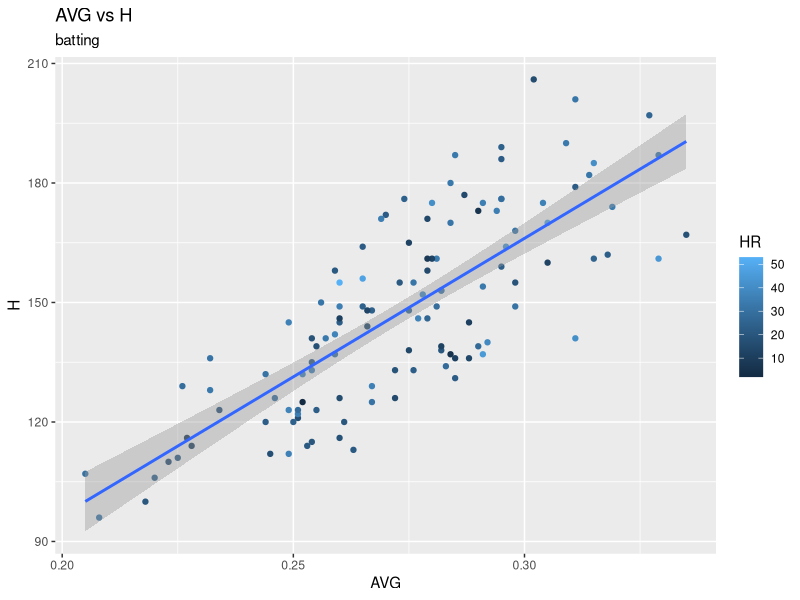
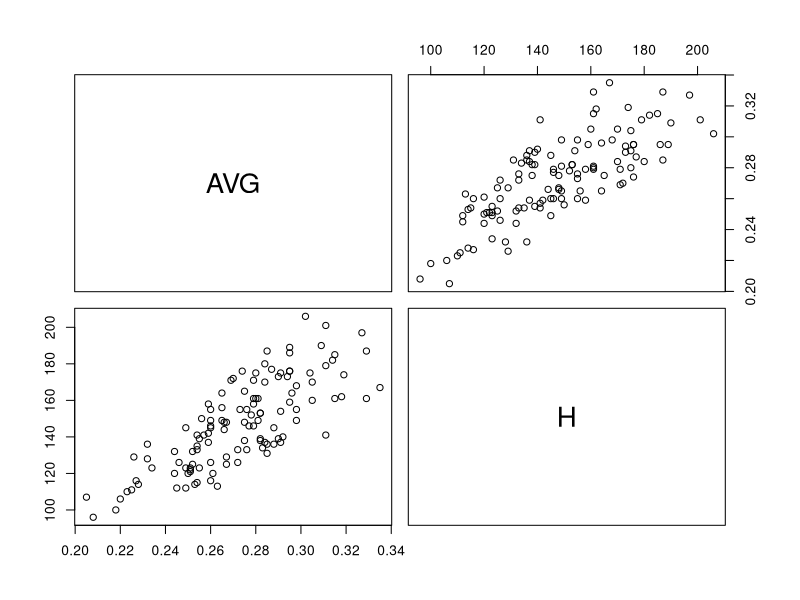

The R source for these figures, in order: (Note: this script raises an error after producing the figures.)
## ---- chunk 1
install.packages("tidyverse")

library(tidyverse)
## ---- chunk 2
batting <- read.csv("batting2019.csv")

structure(batting)
## ---- chunk 3
ggplot(data = batting, mapping = aes(x = AVG, y = H)) +
  geom_point(mapping = aes(color = HR)) +
  geom_smooth(method = "lm") +
  labs(title = "AVG vs H" ,
         subtitle = "batting" ,
         x = "AVG")
## ---- chunk 4
hB <- select(batting, c("AVG", "H"))
pairs(hB)
## ---- chunk 5
hBCorrelation <- cor(batting$AVG, batting$H)

## ---- chunk 6
model1 <- lm(H ~ AVG + SLG, data = batting)
model1
## ---- chunk 7
# Create a data frame with a single GD entry
test1 <- data.frame(AVG = c(.305), SLG = C(.500))
## ---- chunk 8
model2 <- lm(H ~ AVG + OBP, data = batting)
model2
## ---- chunk 9
# Create a data frame with a single GD entry
test2 <- data.frame(AVG = c(.305), OBP = c(.400))

# Predict the position with the model and test data
predictedH2 <- predict(model2, test2)
cat("At .305 AVG, the amount of Hits is", predictedH2)
## ---- chunk 10
model3 <- lm(H ~ AVG + OBP + SLG, data = batting)
model3
## ---- chunk 11
# Create a data frame with a single GD entry
test3 <- data.frame(AVG = c(.305), OBP = c(.400), SLG = c(.500))

# Predict the position with the model and test data
predictedH3 <- predict(model3, test3)
cat("At .305 AVG, the amount of Hits is", predictedH3)
## ---- chunk 12
# Output table with AVG of .305
avg305 <- subset(batting, AVG == .305)
avg305
## ---- chunk 13
# Calculate the average and sd of H when AVG is .300
avgH <- mean(avg305$H)
sdH <- sd(avg305$H)
## ---- chunk 14
install.packages("caTools")

library(caTools)
## ---- chunk 15
# Set the random seed for repeatability
set.seed(123) 

# Split the data into 3:1 ratio
sample2 = sample.split(batting$AB, SplitRatio = .75)
train2 = subset(batting, sample2 == TRUE)
test2  = subset(batting, sample2 == FALSE)
## ---- chunk 16
predict1 <- lm(H ~ AVG, data = test2)
predict1
## ---- chunk 17
# Predict the position with the model and test data
predictedH <- predict(predict1, test2)
predictedH
## ---- chunk 18
# Create data frame with actual and predicted values
battingPrediction1 <- data.frame(AVG = test2$AVG, 
                               ActualH = test2$H,
                               PredictedH = predictedH)

battingPrediction1
## ---- chunk 19
# Set the random seed for repeatability
set.seed(123) 

# Split the data into 3:1 ratio
sample3 = sample.split(batting$AB, SplitRatio = .75)
train3 = subset(batting, sample3 == TRUE)
test3  = subset(batting, sample3 == FALSE)
## ---- chunk 20
predict2 <- lm(H ~ AVG + OBP, data = train3)
predict2
## ---- chunk 21
# Predict the position with the model and test data
predictedH1 <- predict(predict2, test3)
predictedH1
## ---- chunk 22
# Create data frame with actual and predicted values
battingPrediction2 <- data.frame(AVG = test3$AVG, 
                               ActualH = test3$H,
                               PredictedH = predictedH1)

battingPrediction2
## ---- chunk 23
# Set the random seed for repeatability
set.seed(123) 

# Split the data into 3:1 ratio
sample4 = sample.split(batting$AB, SplitRatio = .75)
train4 = subset(batting, sample4 == TRUE)
test4  = subset(batting, sample4 == FALSE)

## ---- chunk 24
predict3 <- lm(H ~ AVG + OBP + SLG, data = train4)
predict3
## ---- chunk 25
# Predict the position with the model and test data
predictedH2 <- predict(predict3, test4)
predictedH2
## ---- chunk 26
# Create data frame with actual and predicted values
battingPrediction3 <- data.frame(AVG = test2$AVG, 
                               ActualH = test4$H,
                               PredictedH = predictedH2)

battingPrediction3
## ---- chunk 27
ggplot(data = battingPrediction1, mapping = aes(x = AVG)) +
  geom_point(data = battingPrediction1, 
             mapping = aes(y = ActualH),
             color = "blue") +
  geom_point(data = battingPrediction1, 
             mapping = aes(y = predictedH), 
             color = "red") +
  labs(title = "Hits vs. AVG" ,
        subtitle = "Actual (Blue) vs. Predicted (Red)",
        y = "Hits")
## ---- chunk 28
summary(model2)
## ---- chunk 29
# Using the Metrics library for MSE
install.packages("Metrics")

library(Metrics)
## ---- chunk 30
mae1 <- mae(battingPrediction1$ActualH, battingPrediction1$PredictedH)
cat("Mean Absolute Error:", mae1)
## ---- chunk 31
mse1 <- mse(battingPrediction1$ActualH, battingPrediction1$PredictedH)
cat("Mean Squared Error:", mse1)
## ---- chunk 32
sqrt(mse1)
## ---- chunk 33
rmse1 <- rmse(battingPrediction1$ActualH, battingPrediction1$PredictedH)
rmse1
## ---- chunk 34
mae2 <- mae(battingPrediction2$ActualH, battingPrediction2$PredictedH)
cat("Mean Absolute Error:", mae2)
## ---- chunk 35
mse2 <- mse(battingPrediction2$ActualH, battingPrediction2$PredictedH)
cat("Mean Squared Error:", mse2)
## ---- chunk 36
sqrt(mse2)
## ---- chunk 37
rmse2 <- rmse(battingPrediction2$ActualH, battingPrediction2$PredictedH)
rmse2
## ---- chunk 38
mae3 <- mae(battingPrediction3$ActualH, battingPrediction3$PredictedH)
cat("Mean Absolute Error:", mae3)
## ---- chunk 39
mse3 <- mse(battingPrediction3$ActualH, battingPrediction3$PredictedH)
cat("Mean Squared Error:", mse3)
## ---- chunk 40
sqrt(mse3)
